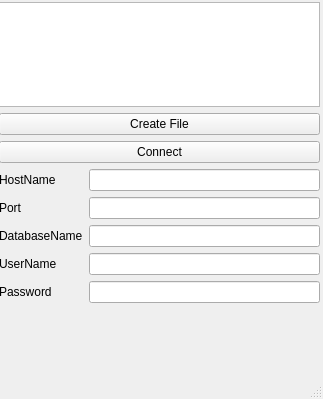
<?xml version="1.0" encoding="UTF-8"?>
<ui version="4.0">
 <class>MainWidget</class>
 <widget class="QMainWindow" name="MainWidget">
  <property name="geometry">
   <rect>
    <x>0</x>
    <y>0</y>
    <width>323</width>
    <height>399</height>
   </rect>
  </property>
  <property name="windowTitle">
   <string>MainWidget</string>
  </property>
  <widget class="QWidget" name="centralwidget">
   <widget class="QWidget" name="verticalLayoutWidget">
    <property name="geometry">
     <rect>
      <x>-1</x>
      <y>2</y>
      <width>321</width>
      <height>161</height>
     </rect>
    </property>
    <layout class="QVBoxLayout" name="verticalLayout">
     <item>
      <widget class="QListView" name="listView"/>
     </item>
     <item>
      <widget class="QPushButton" name="pushButton">
       <property name="text">
        <string>Create File</string>
       </property>
      </widget>
     </item>
     <item>
      <widget class="QPushButton" name="pushButtonConnect">
       <property name="text">
        <string>Connect</string>
       </property>
      </widget>
     </item>
    </layout>
   </widget>
   <widget class="QWidget" name="formLayoutWidget">
    <property name="geometry">
     <rect>
      <x>-1</x>
      <y>169</y>
      <width>321</width>
      <height>321</height>
     </rect>
    </property>
    <layout class="QFormLayout" name="formLayout">
     <item row="0" column="0">
      <widget class="QLabel" name="label">
       <property name="text">
        <string>HostName</string>
       </property>
      </widget>
     </item>
     <item row="0" column="1">
      <widget class="QLineEdit" name="lineEditHost"/>
     </item>
     <item row="1" column="0">
      <widget class="QLabel" name="label_2">
       <property name="text">
        <string>Port</string>
       </property>
      </widget>
     </item>
     <item row="1" column="1">
      <widget class="QLineEdit" name="lineEditPort"/>
     </item>
     <item row="2" column="0">
      <widget class="QLabel" name="label_3">
       <property name="text">
        <string>DatabaseName</string>
       </property>
      </widget>
     </item>
     <item row="2" column="1">
      <widget class="QLineEdit" name="lineEditDBName"/>
     </item>
     <item row="3" column="0">
      <widget class="QLabel" name="label_4">
       <property name="text">
        <string>UserName</string>
       </property>
      </widget>
     </item>
     <item row="3" column="1">
      <widget class="QLineEdit" name="lineEditUserName"/>
     </item>
     <item row="4" column="0">
      <widget class="QLabel" name="label_5">
       <property name="text">
        <string>Password</string>
       </property>
      </widget>
     </item>
     <item row="4" column="1">
      <widget class="QLineEdit" name="lineEditPasswd"/>
     </item>
    </layout>
   </widget>
  </widget>
  <widget class="QMenuBar" name="menubar">
   <property name="geometry">
    <rect>
     <x>0</x>
     <y>0</y>
     <width>323</width>
     <height>22</height>
    </rect>
   </property>
  </widget>
  <widget class="QStatusBar" name="statusbar"/>
 </widget>
 <resources/>
 <connections/>
</ui>
